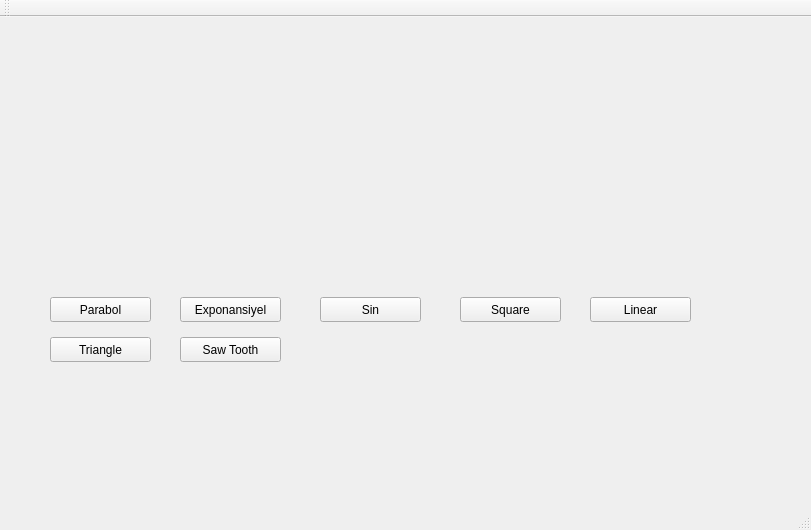
<?xml version="1.0" encoding="UTF-8"?>
<ui version="4.0">
 <class>MainWindow</class>
 <widget class="QMainWindow" name="MainWindow">
  <property name="geometry">
   <rect>
    <x>0</x>
    <y>0</y>
    <width>811</width>
    <height>530</height>
   </rect>
  </property>
  <property name="windowTitle">
   <string>MainWindow</string>
  </property>
  <widget class="QWidget" name="centralWidget">
   <widget class="QCustomPlot" name="customPlot" native="true">
    <property name="geometry">
     <rect>
      <x>40</x>
      <y>10</y>
      <width>681</width>
      <height>241</height>
     </rect>
    </property>
   </widget>
   <widget class="QPushButton" name="pushButton_Parabol">
    <property name="geometry">
     <rect>
      <x>50</x>
      <y>280</y>
      <width>101</width>
      <height>25</height>
     </rect>
    </property>
    <property name="text">
     <string>Parabol</string>
    </property>
   </widget>
   <widget class="QPushButton" name="pushButtonExponansiyel">
    <property name="geometry">
     <rect>
      <x>180</x>
      <y>280</y>
      <width>101</width>
      <height>25</height>
     </rect>
    </property>
    <property name="text">
     <string>Exponansiyel</string>
    </property>
   </widget>
   <widget class="QPushButton" name="pushButtonSin">
    <property name="geometry">
     <rect>
      <x>320</x>
      <y>280</y>
      <width>101</width>
      <height>25</height>
     </rect>
    </property>
    <property name="text">
     <string>Sin</string>
    </property>
   </widget>
   <widget class="QPushButton" name="pushButtonSquare">
    <property name="geometry">
     <rect>
      <x>460</x>
      <y>280</y>
      <width>101</width>
      <height>25</height>
     </rect>
    </property>
    <property name="text">
     <string>Square</string>
    </property>
   </widget>
   <widget class="QPushButton" name="pushButtonLinear">
    <property name="geometry">
     <rect>
      <x>590</x>
      <y>280</y>
      <width>101</width>
      <height>25</height>
     </rect>
    </property>
    <property name="text">
     <string>Linear</string>
    </property>
   </widget>
   <widget class="QPushButton" name="pushButtonTriangle">
    <property name="geometry">
     <rect>
      <x>50</x>
      <y>320</y>
      <width>101</width>
      <height>25</height>
     </rect>
    </property>
    <property name="text">
     <string>Triangle</string>
    </property>
   </widget>
   <widget class="QPushButton" name="pushButtonSawTooth">
    <property name="geometry">
     <rect>
      <x>180</x>
      <y>320</y>
      <width>101</width>
      <height>25</height>
     </rect>
    </property>
    <property name="text">
     <string>Saw Tooth</string>
    </property>
   </widget>
  </widget>
  <widget class="QMenuBar" name="menuBar">
   <property name="geometry">
    <rect>
     <x>0</x>
     <y>0</y>
     <width>811</width>
     <height>25</height>
    </rect>
   </property>
  </widget>
  <widget class="QToolBar" name="mainToolBar">
   <attribute name="toolBarArea">
    <enum>TopToolBarArea</enum>
   </attribute>
   <attribute name="toolBarBreak">
    <bool>false</bool>
   </attribute>
  </widget>
  <widget class="QStatusBar" name="statusBar"/>
 </widget>
 <layoutdefault spacing="6" margin="11"/>
 <customwidgets>
  <customwidget>
   <class>QCustomPlot</class>
   <extends>QWidget</extends>
   <header>qcustomplot.h</header>
   <container>1</container>
  </customwidget>
 </customwidgets>
 <resources/>
 <connections/>
</ui>
